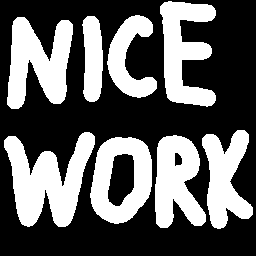
%> input picture lab06/images/nicework.tiff, 256 x 256 px
$ octave region_filling.m   (GNU Octave 9; MATLAB toolbox functions it lacks are replaced by stand-ins)
%> lines starting %> are read from the running program, lines starting %| are printed output that depends on the picture; in (x1, y1, x2, y2) boxes, pixels count from 0 and x2, y2 are one past the last pixel; in counts of white or black regions, pixels touching at a corner belong together; the program's own positions count from 1
### lab06/regfill.m
function out=regfill(im,pos,kernel)
% REGFILL(IM,POS,KERNEL) performs region filling of binary image IMAGE,
% with kernel KERNEL, starting at point with coordinates given by POS.
%
% Example:
%           n=imread('nicework.tif');
%           nb=n&~imerode(n,ones(3,3));
%           nr=regfill(nb,[74,52],ones(3,3));
%
current=zeros(size(im));
last=zeros(size(im));
last(pos(1),pos(2))=1;
current=imdilate(last,kernel)&~im;
while any(current(:)~=last(:)),
  last=current;
  current=imdilate(last,kernel)&~im;
end;
out=current;

### lab06/region_filling.m
% region filling

clear all;close all;

x = imread('images/nicework.tiff');
%> x: size 256x256 logical; 37.9% white; 8 white regions, largest, box (x1, y1, x2, y2) and area: (4, 132, 95, 227) 4695, (7, 17, 73, 109) 3775, (160, 1, 216, 107) 3436
figure,imshow(x),title('original image');

se = ones(3,3);
xb = x&~imerode(x,se);
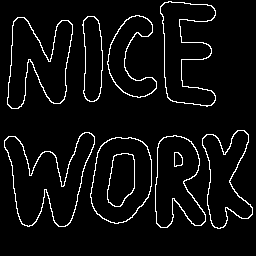
%> xb: size 256x256 logical; 5.1% white in thin lines or dots, all inside (x1, y1, x2, y2) = (4, 1, 253, 229)
figure,imshow(xb),title('boundary');

xf = regfill(xb,[74,52],se);
%> in regfill, `last(pos(1),pos(2))=1;`:
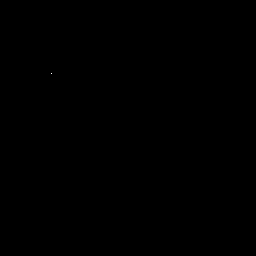
%> last: size 256x256 double; values 0 (black) and 1 (white), 0% white in thin lines or dots, all inside (x1, y1, x2, y2) = (51, 73, 52, 74)
%> in regfill, `current=imdilate(last,kernel)&~im;`: current: size 256x256 logical; 0.01% white in thin lines or dots, all inside (x1, y1, x2, y2) = (50, 72, 53, 75)
%> the loop in regfill, `while any(current(:)~=last(:)),` made 72 passes
%> in regfill, `out=current;`:
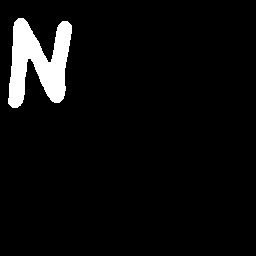
%> out: size 256x256 logical; 5% white; 1 white region, box (x1, y1, x2, y2) and area: (8, 18, 72, 108) 3291
figure,imshow(xf|xb);
%> after `imshow(xf|xb)`:
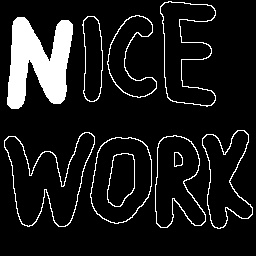
%> displayed picture: size 256x256 logical; 10.1% white; 10 white regions, largest, box (x1, y1, x2, y2) and area: (7, 17, 73, 109) 3775, (4, 132, 95, 227) 590, (160, 1, 216, 107) 458

$ run again, with lab06/images/text.tiff copied over lab06/images/nicework.tiff
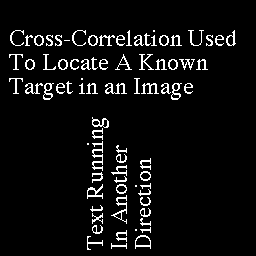
%> input picture lab06/images/text.tiff, 256 x 256 px
%> x: size 256x256 logical; 5.9% white in thin lines or dots, all inside (x1, y1, x2, y2) = (9, 30, 236, 250)
%> last: size 256x256 double; values 0 (black) and 1 (white), 0% white in thin lines or dots, all inside (x1, y1, x2, y2) = (51, 73, 52, 74)
%> in regfill, `out=current;`:
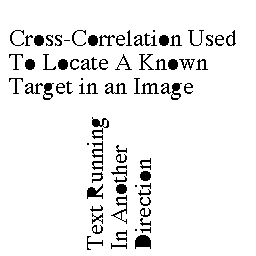
%> out: size 256x256 logical; 93.3% white; 78 black regions (6 under 20 px), largest, box (x1, y1, x2, y2) and area: (135, 235, 151, 249) 172, (92, 141, 103, 171) 139, (87, 184, 103, 199) 122
%> `imshow(xf|xb)`:
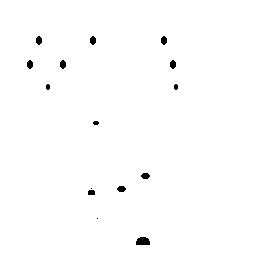
%> displayed picture: size 256x256 logical; 99.2% white; 15 black regions (2 under 20 px), largest, box (x1, y1, x2, y2) and area: (136, 237, 150, 245) 96, (36, 36, 42, 45) 42, (90, 36, 96, 45) 42

$ run again, with lab06/images/circbw.tif saved as lab06/images/nicework.tiff
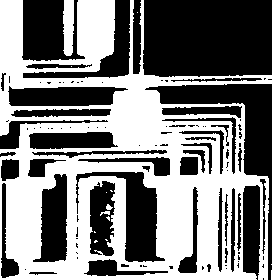
%> input picture lab06/images/circbw.tif, 272 x 280 px
%> x: size 280x272 logical; 48.9% white; 14 white regions (10 under 20 px), largest, box (x1, y1, x2, y2) and area: (0, 0, 272, 280) 36579, (63, 0, 74, 56) 543, (106, 204, 113, 210) 27, (100, 211, 110, 216) 27
%> xb: size 280x272 logical; 11.8% white in thin lines or dots
%> last: size 280x272 double; values 0 (black) and 1 (white), 0% white in thin lines or dots, all inside (x1, y1, x2, y2) = (51, 73, 52, 74)
%> the loop in regfill, `while any(current(:)~=last(:)),` made 118 passes
%> in regfill, `out=current;`:
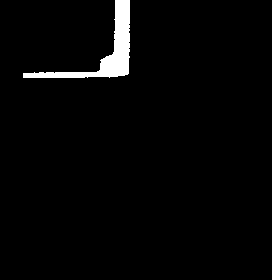
%> out: size 280x272 logical; 2.5% white; 1 white region, box (x1, y1, x2, y2) and area: (23, 0, 130, 78) 1876
%> `imshow(xf|xb)`:
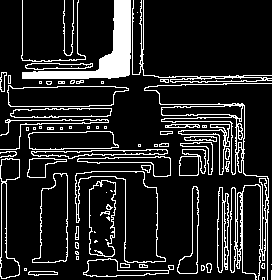
%> displayed picture: size 280x272 logical; 14.3% white; 76 white regions (34 under 20 px), largest, box (x1, y1, x2, y2) and area: (22, 0, 131, 79) 2256, (144, 83, 272, 280) 1914, (132, 0, 272, 83) 638
